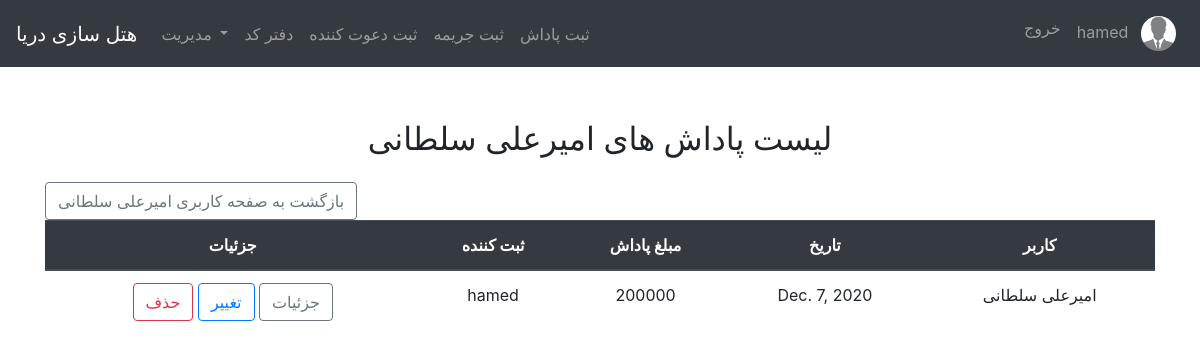
The page /reward_list/1/ (signed in) on the database its author committed.
### users/models.py (models this page shows, shortened)
class Profile(models.Model):
    user = models.OneToOneField(User, on_delete=models.CASCADE)
    image = models.ImageField(default='default.jpg', upload_to='profile_pics')

### inviters/models.py (models this page shows, shortened)
class Reward(models.Model):
    inviter = models.ForeignKey(Inviter, on_delete=models.CASCADE)
    date = models.DateField(default=datetime.date.today)
    amount = models.CharField(max_length=20)
    description = models.TextField(null=True)
    user = models.ForeignKey(User, on_delete=models.PROTECT)

class Inviter(models.Model):
    first_name = models.CharField(max_length=100)
    last_name = models.CharField(max_length=100)
    date_of_hired = models.DateTimeField(default=timezone.now)
    date_of_fired = models.DateTimeField(null=True, blank=True)
    date_of_start_esurance = models.DateTimeField(null=True, blank=True)
    date_of_end_esurance = models.DateTimeField(null=True, blank=True)
    is_ensured = models.BooleanField(default=False)
    is_fired = models.BooleanField(default=False)
    phone_num = models.CharField(max_length=11, unique=True)
    company = models.ForeignKey(Company, on_delete=models.PROTECT)
    user = models.ForeignKey(User, on_delete=models.PROTECT)

### inviters/views.py (the view)
# urls.py: path('reward_list/<int:inviter_id>/', RewardListView.as_view(), name="reward_list"),
class RewardListView(LoginRequiredMixin, ListView):
    model = Reward
    ordering = ['-date']
    paginate_by = 10
    def get_queryset(self):
        inviter_id = get_object_or_404(Inviter, id=self.kwargs.get('inviter_id'))
        return Reward.objects.filter(inviter=inviter_id).order_by('-date')

### inviters/templates/inviters/reward_list.html
{% extends 'base.html' %}
{% block content %}
    {% if object_list %}
        <h2 class="mb-4">
            <center>
                لیست پاداش
                های {{ object_list.first.inviter.first_name }} {{ object_list.first.inviter.last_name }}
            </center>
        </h2>
        <a class="btn btn-outline-secondary" href="{% url 'inviter_detail' object_list.first.inviter.id %}">بازگشت به
            صفحه کاربری {{ object_list.first.inviter.first_name }} {{ object_list.first.inviter.last_name }} </a>
        <table class="table" dir="rtl">
            <thead class="thead-dark">
            <tr>
                <th scope="col">
                    <center>کاربر</center>
                </th>
                <th scope="col">
                    <center>تاریخ</center>
                </th>
                <th scope="col">
                    <center>مبلغ پاداش</center>
                </th>
                <th scope="col">
                    <center>ثبت کننده</center>
                </th>
                <th scope="col">
                    <center>جزئیات</center>
                </th>
            </tr>
            </thead>
            <tbody>
            {% for reward in object_list %}
                <tr>
                    <td>
                        <center>{{ reward.inviter.first_name }} {{ reward.inviter.last_name }}</center>
                    </td>
                    <td>
                        <center>{{ reward.date }}</center>
                    </td>
                    <td>
                        <center>{{ reward.amount }}</center>
                    </td>
                    <td>
                        <center>{{ reward.user }}</center>
                    </td>
                    <td>
                        <center>
                            <a class="btn btn-outline-secondary" href="{% url 'reward_detail' reward.id %}">
                                جزئیات
                            </a>
                            <a class="btn btn-outline-primary" href="{% url 'reward_update' reward.id %}">
                                تغییر
                            </a>
                            <a class="btn btn-outline-danger" href="{% url 'reward_delete' reward.id %}">
                                حذف
                            </a>
                        </center>
                    </td>
                </tr>
            {% endfor %}
            </tbody>
        </table>
    {% else %}
        <p class="alert alert-secondary">پاداشی وجود ندارد</p>
    {% endif %}
    </div>
{% endblock %}

### inviters/templates/base.html (shortened to what this page needs)
<!doctype html>
<html lang="en">
<head>
    <link rel="stylesheet" href="https://cdn.jsdelivr.net/npm/bootstrap@4.5.3/dist/css/bootstrap.min.css"
>
</head>
<body>
<nav class="navbar navbar-expand-lg navbar-dark bg-dark fixed-top">
    <a class="navbar-brand" href="/">هتل سازی دریا</a>
    <div class="collapse navbar-collapse" id="navbarNav">
        {% if user.is_authenticated %}
            <ul class="navbar-nav mr-auto">
                {% if user.is_superuser %}
                    <li class="nav-item dropdown">
                        <a class="nav-link dropdown-toggle" href="#" id="navbarDropdown" role="button"
                           data-toggle="dropdown" aria-haspopup="true" aria-expanded="false">
                            مدیریت
                        </a>
                    </li>
                {% endif %}
                <li class="nav-item">
                    <a class="nav-link" href="{% url 'daftarcode' %}">دفتر کد</a>
                </li>
                <li class="nav-item">
                    <a class="nav-link" href="{% url 'inviter_new' %}">ثبت دعوت کننده</a>
                </li>
            <li class="nav-item">
                    <a class="nav-link" href="{% url 'penalty_new' %}">ثبت جریمه</a>
                </li>
            <li class="nav-item">
                    <a class="nav-link" href="{% url 'reward_new' %}">ثبت پاداش</a>
                </li>
            </ul>
        {% endif %}
        <ul class="navbar-nav ml-auto">
            {% if user.is_authenticated %}
                <li class="nav-item">
                    <a class="nav-link" href="{% url 'logout' %}">خروج</a>
                </li>
                <li class="nav-item">
                    <a class="nav-link" href="{% url 'profile' %}">
                        {{ user.username }}
                        <img class="rounded-circle z-depth-0 ml-2"
                             alt="avatar image"
                             height="35"
                             src="{{ user.profile.image.url }}">
                    </a>
                </li>
            {% else %}
                <li class="nav-item">
                    <a class="nav-link" href="{% url 'login' %}">ورود</a>
                </li>
            {% endif %}
        </ul>
    </div>
</nav>
<br><br><br><br>
<main role="main" class="container mb-4">
    <div class="row mt-4">
        <div class="col-md-12">
            {% block content %}
            {% endblock %}
        </div>
</main>
</body>
</html>

### rows shown on the page
Reward: first.inviter.first_name "امیرعلی", first.inviter.last_name "سلطانی", inviter.first_name "امیرعلی", inviter.last_name "سلطانی", date "Dec. 7, 2020", amount "200000", user "hamed"

### other values the page prints
{{ user.username }} "hamed"
